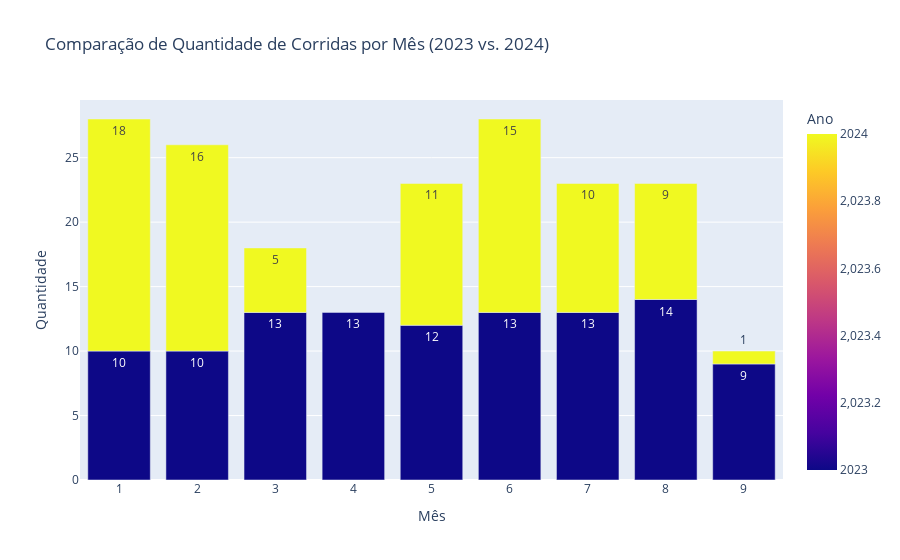

Write notebook code for a chart like this one.
### Markdown cell above
#### A Corrida Continua 🏆

### Code cell
# 🏃♂️ Corrida - comparação 2023 / 2024
df_corrida = df_final[df_final['sport_type'] == 'Corrida']
df_corrida = df_corrida.groupby(['ano', 'mes'])['data'].count().reset_index()
df_corrida.columns = ['Ano', 'Mês', 'Quantidade']

# Crie o gráfico de barras comparando mês a mês
fig = px.bar(df_corrida, x='Mês', y='Quantidade', color='Ano', barmode='group',
             title='Comparação de Quantidade de Corridas por Mês (2023 vs. 2024)')

# Adicione rótulos de dados às barras
fig.update_traces(texttemplate='%{y}')

fig.show()
fig.write_image("../reports/img/comp_corrida23_24.png")

### Figure 1 — Plotly figure (JSON) as saved in the notebook; plotly's stock layout.template omitted (floating-point values rounded to 4 significant figures)
{"data": [{"alignmentgroup": "True", "hovertemplate": "Mês=%{x}<br>Quantidade=%{y}<br>Ano=%{marker.color}<extra></extra>", "legendgroup": "", "marker": {"color": [2023, 2023, 2023, 2023, 2023, 2023, 2023, 2023, 2023, 2024, 2024, 2024, 2024, 2024, 2024, 2024, 2024], "coloraxis": "coloraxis", "pattern": {"shape": ""}}, "name": "", "offsetgroup": "", "orientation": "v", "showlegend": false, "textposition": "auto", "texttemplate": "%{y}", "type": "bar", "x": [1, 2, 3, 4, 5, 6, 7, 8, 9, 1, 2, 3, 5, 6, 7, 8, 9], "xaxis": "x", "y": [10, 10, 13, 13, 12, 13, 13, 14, 9, 18, 16, 5, 11, 15, 10, 9, 1], "yaxis": "y"}], "layout": {"barmode": "group", "coloraxis": {"colorbar": {"title": {"text": "Ano"}}, "colorscale": [[0, "#0d0887"], [0.1111, "#46039f"], [0.2222, "#7201a8"], [0.3333, "#9c179e"], [0.4444, "#bd3786"], [0.5556, "#d8576b"], [0.6667, "#ed7953"], [0.7778, "#fb9f3a"], [0.8889, "#fdca26"], [1, "#f0f921"]]}, "legend": {"tracegroupgap": 0}, "title": {"text": "Comparação de Quantidade de Corridas por Mês (2023 vs. 2024)"}, "xaxis": {"anchor": "y", "domain": [0, 1], "title": {"text": "Mês"}}, "yaxis": {"anchor": "x", "domain": [0, 1], "title": {"text": "Quantidade"}}}}
